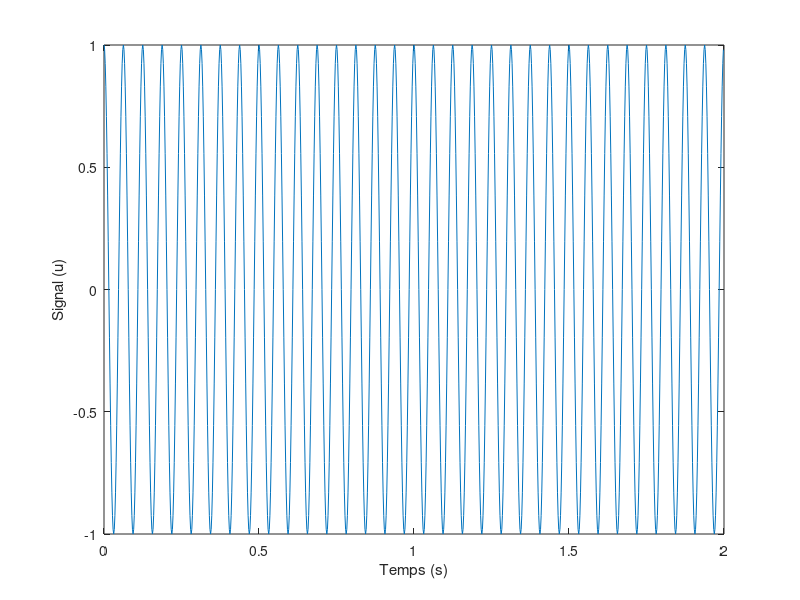
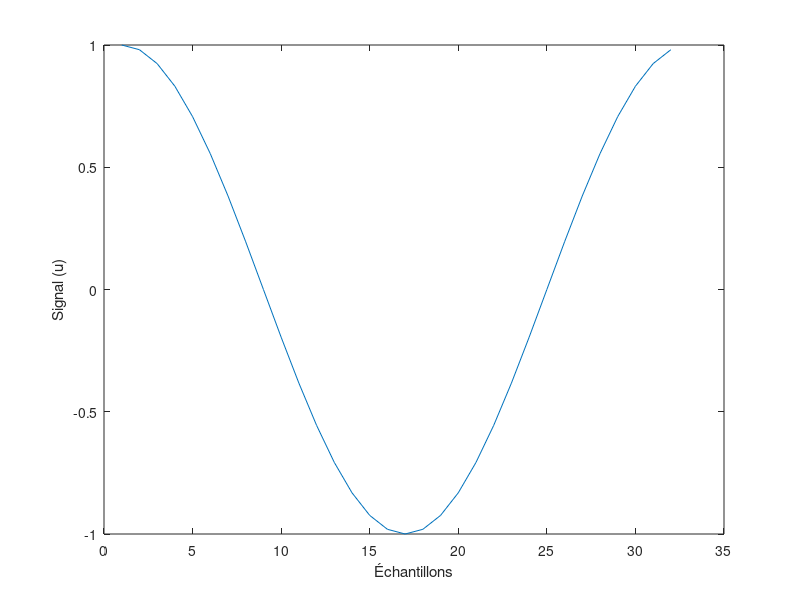

Write MATLAB code to recreate these figures, in order.
clear all %efface toutes les variables du workspace
close all %ferme toutes les figures

fe=512 %la frequence dechantillonnage
N=1024 %le nombre dechantillons a simuler
f0=16 %la fréquence doscillation du signal
n=(0:N-1) %la frequence doscillation du signal

Dt=1/fe; t=n*Dt; T0=1/f0; L=T0/Dt

x=cos(2*pi*f0*t); y=x(1:L)

figure
plot(t,x) %tracer le signal
xlabel('Temps (s)'); ylabel('Signal (u)')

figure
plot(y) %tracer une periode
xlabel('Échantillons'); ylabel('Signal (u)')